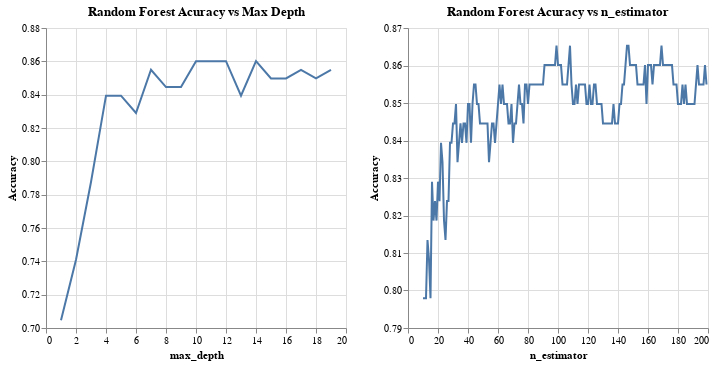

The notebook cell this image was saved under:
### Code cell
n_estimate = pd.DataFrame(n_estimators, columns= ["n_estimator", "Accuracy"])
estimate_chart = alt.Chart(n_estimate).mark_line().encode(
    alt.X("n_estimator", scale= alt.Scale(zero=False)),
    alt.Y("Accuracy", scale= alt.Scale(zero=False)),
    tooltip=['n_estimator', "Accuracy"]
).properties(
    title="Random Forest Acuracy vs n_estimator"
)
max_depth_chart|estimate_chart

### Figure 1 — Vega-Lite specification as saved in the notebook (floating-point values rounded to 4 significant figures; data arrays with more than 128 entries replaced by an {"elided": "..."} marker saying what was removed)
{"config": {"view": {"continuousWidth": 300, "continuousHeight": 300}}, "hconcat": [{"data": {"name": "data-cce14461b900aab4541bd7f25916f9ac"}, "mark": {"type": "line"}, "encoding": {"tooltip": [{"field": "max_depth", "type": "quantitative"}, {"field": "Accuracy", "type": "quantitative"}], "x": {"field": "max_depth", "scale": {"zero": false}, "type": "quantitative"}, "y": {"field": "Accuracy", "scale": {"zero": false}, "type": "quantitative"}}, "title": "Random Forest Acuracy vs Max Depth"}, {"data": {"name": "data-69aa355246ddaf2a3e4eb5daa18df973"}, "mark": {"type": "line"}, "encoding": {"tooltip": [{"field": "n_estimator", "type": "quantitative"}, {"field": "Accuracy", "type": "quantitative"}], "x": {"field": "n_estimator", "scale": {"zero": false}, "type": "quantitative"}, "y": {"field": "Accuracy", "scale": {"zero": false}, "type": "quantitative"}}, "title": "Random Forest Acuracy vs n_estimator"}], "$schema": "https://vega.github.io/schema/vega-lite/v5.20.1.json", "datasets": {"data-cce14461b900aab4541bd7f25916f9ac": [{"max_depth": 1, "Accuracy": 0.7047}, {"max_depth": 2, "Accuracy": 0.7409}, {"max_depth": 3, "Accuracy": 0.7876}, {"max_depth": 4, "Accuracy": 0.8394}, {"max_depth": 5, "Accuracy": 0.8394}, {"max_depth": 6, "Accuracy": 0.829}, {"max_depth": 7, "Accuracy": 0.8549}, {"max_depth": 8, "Accuracy": 0.8446}, {"max_depth": 9, "Accuracy": 0.8446}, {"max_depth": 10, "Accuracy": 0.8601}, {"max_depth": 11, "Accuracy": 0.8601}, {"max_depth": 12, "Accuracy": 0.8601}, {"max_depth": 13, "Accuracy": 0.8394}, {"max_depth": 14, "Accuracy": 0.8601}, {"max_depth": 15, "Accuracy": 0.8497}, {"max_depth": 16, "Accuracy": 0.8497}, {"max_depth": 17, "Accuracy": 0.8549}, {"max_depth": 18, "Accuracy": 0.8497}, {"max_depth": 19, "Accuracy": 0.8549}], "data-69aa355246ddaf2a3e4eb5daa18df973": {"elided": "190 records"}}}
